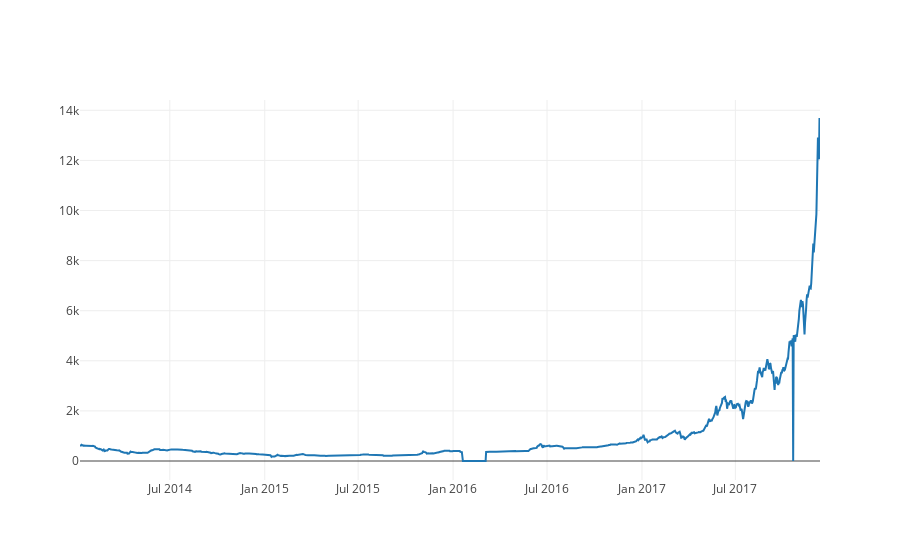

Notebook cell for this chart:
### Code cell
btc_eur_price_kraken.tail()
btc_eur_price_kraken.columns
btc_eur_price_kraken.info()

btc_trace=go.Scatter(x=btc_eur_price_kraken.index,y=btc_eur_price_kraken['Weighted Price'])
py.iplot([btc_trace])

### Figure 1 — Plotly figure (JSON) as saved in the notebook; plotly's stock layout.template omitted (floating-point values rounded to 4 significant figures; data arrays with more than 128 entries replaced by an {"elided": "..."} marker saying what was removed)
{"data": [{"type": "scatter", "x": {"elided": "1435 str values"}, "y": {"elided": "1435 float values"}}], "layout": {}}
